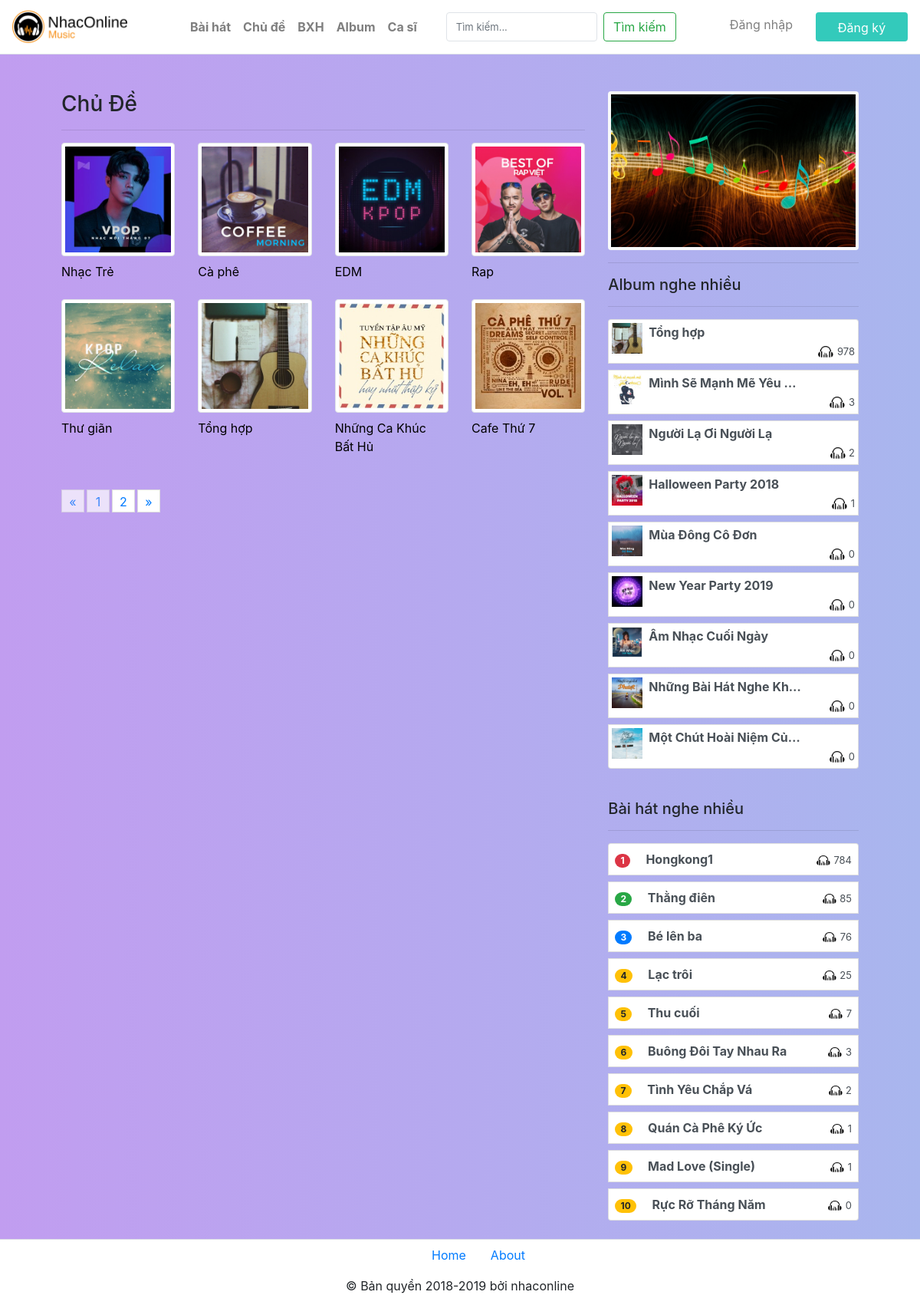
The page /Sources/chude.php on the database its author committed.
### tables this page shows
CREATE TABLE `chude` (
  `id` int(100) NOT NULL,
  `tenchude` varchar(100) NOT NULL,
  `image` varchar(100) NOT NULL
);

CREATE TABLE `album` (
  `id` int(100) NOT NULL,
  `tenalbum` varchar(100) NOT NULL,
  `image` varchar(100) NOT NULL
);

### Sources/chude.php (the view, shortened to what this page needs)
<!DOCTYPE html>
<html lang="en">
<head>
    <link rel="stylesheet" href="./css/header.css">
    <link rel="stylesheet" href="./css/hover.css">
    <link rel="stylesheet" href="./css/bootstrap.min.css">
    <link rel="stylesheet" href="./css/fixbody.css">
	<link rel="stylesheet" href="./css/jquery.paginate.css">
</head>
<body>
<div class="container-fullwidth">
        <?php
        include('./php/header.php');
        ?>
        <main class="col-md-11 m-auto">
        <div class="left col-md-8 float-left">
        <div class="text-md-left mt-5">
            <h3>Chủ Đề</h3>
        </div><hr>
        <div class="row" id="listbaihat">
            <?php
                require('./php/connect.php');
                $sql = "SELECT * FROM chude";
                $result = mysqli_query($con,$sql);
                while($row = mysqli_fetch_assoc($result)){
                $tenchude = $row['tenchude'];
                $image=$row['image'];
                echo '<div class="col-lg-3 col-md-4 img-hover">
                    <a href="p_baihat.php?id='.$row['id'] .'" class="d-block mb-4 h-100" style="text-decoration: none;">
                    <div><img class="img-fluid img-thumbnail " src='.$image.' alt=""></div>
                    <div class="mt-2" style="color: black;">'.$tenchude.'</div>
                    </a>
                </div>';
                }
        ?>
    </div>
	</div>
	<div class="right col-md-4 float-right">
		<?php include('./php/menuright.php');?>
	</div>
	</main>
	<?php
	include('./php/footer.php');
    ?>
    </div>
</body>
</html>

### Sources/php/menuright.php (shortened to what this page needs)
<div class="w-100 mt-5 p-1 bg-light rounded"><img class="w-100" src="./image/score.jpg" alt="Ảnh"></div>
    <hr>
    <div class="text-md-left mt-3">
            <h5>Album nghe nhiều</h5>
        </div><hr>
    <div class="list-group">
        <ul id="listbaihat" class="p-0" style="list-style:none;">
            <?php require('./php/connect.php');
            $sql = "SELECT a.id,a.tenalbum,a.image, SUM(vb.luotnghe) AS tongluotnghe FROM album a INNER JOIN v_baihat vb ON a.id = vb.idalbum GROUP BY a.id ORDER BY (tongluotnghe) DESC" ;
            $result = mysqli_query($con,$sql);
            while($row = mysqli_fetch_assoc($result)){
                $tenalbum = $row['tenalbum'];
                $anh = $row['image'];
                $luotnghe = $row['tongluotnghe'];
                echo '<a href="./p_album.php?id='.$row['id'].'" class="list-group-item list-group-item-action flex-column align-items-start mb-2 p-1">
                    <span>
                        <img class="float-md-left mr-2" src="./'.$anh.'" width="40px">
                    </span>
                    <div class="item_title">'.$tenalbum.'</div>
                    <div class="box_items text-right">
                        <span class="item_span">
                            <img src="./image/views.png" width="20px">
                            <span style="font-size:13px;">'.$luotnghe.'</span>
                        </span>
                    </div>
                </a>';
            }
            ?>
        </ul>
    </div>
<div class="text-md-left mt-3">
    <h5>Bài hát nghe nhiều</h5>
</div><hr>
<div class="list-group">
    <?php
        require('./php/connect.php');
        $sql = "SELECT * FROM v_baihat ORDER BY luotnghe DESC";
        $result = mysqli_query($con,$sql);
        $i=1;
        while(($row = mysqli_fetch_assoc($result)) && ($i<=10)){
            $tenbaihat = $row['tenbaihat'];
            $luotnghe = $row['luotnghe'];
            $cl='';
        switch ($i) {
            case 1:
                $cl='danger';
                break;
            case 2:
                $cl='success';
                break;
            case 3:
                $cl='primary';
                break;
            default:
                $cl='warning';
                break;
        }
        echo '<a href="./playnhac.php?id='.$row['id'].'" class="list-group-item list-group-item-action flex-column align-items-start mb-2 p-2">
            <div class="">
                <span class="badge badge-pill badge-'.$cl.'">'.$i.'</span>
                <span class="ml-3 rg">'.$tenbaihat.'</span>
                <span class="item_span float-right">
                    <img src="./image/views.png" width="18px">
                    <span style="font-size:13px;">'.$luotnghe.'</span>
                </span>
            </div>
            </a>';
        $i++;
        }
    ?>
</div>

### Sources/css/hover.css (style rules this page uses)
.img-hover img { -webkit-transition: all .3s ease; -moz-transition: all .3s ease; -o-transition: all .3s ease; -ms-transition: all .3s ease; transition: all .3s ease; position:relative; }

### Sources/css/fixbody.css (style rules this page uses)
body { background: linear-gradient(to left, #a9b6ee, #c19df0); }

### Sources/php/menuright.php (style rules this page uses)
.item_title { width: 200px; overflow: hidden; white-space: nowrap; text-overflow: ellipsis; font-weight:bold; }
.rg { width: 200px; overflow: hidden; white-space: nowrap; text-overflow: ellipsis; font-weight:bold; }

### rows shown on the page
chude: image (picture), tenchude "Nhạc Trẻ"
chude: image (picture), tenchude "Cà phê"
chude: image (picture), tenchude "EDM"
chude: image (picture), tenchude "Rap"
chude: image (picture), tenchude "Thư giãn"
chude: image (picture), tenchude "Tổng hợp"
chude: image (picture), tenchude "Những Ca Khúc Bất Hủ"
chude: image (picture), tenchude "Cafe Thứ 7"
album: image (picture), tenalbum "Tổng hợp", luotnghe "978"
album: image (picture), tenalbum "Mình Sẽ Mạnh Mẽ Yêu…", luotnghe "3"
album: image (picture), tenalbum "Người Lạ Ơi Người Lạ", luotnghe "2"
album: image (picture), tenalbum "Halloween Party 2018", luotnghe "1"
album: image (picture), tenalbum "Mùa Đông Cô Đơn", luotnghe "0"
album: image (picture), tenalbum "New Year Party 2019", luotnghe "0"
album: image (picture), tenalbum "Âm Nhạc Cuối Ngày", luotnghe "0"
album: image (picture), tenalbum "Những Bài Hát Nghe Kh…", luotnghe "0"
album: image (picture), tenalbum "Một Chút Hoài Niệm Củ…", luotnghe "0"

### other values the page prints
$tenbaihat "Hongkong1"
$luotnghe "784"
$tenbaihat "Thằng điên"
$luotnghe "85"
$tenbaihat "Bé lên ba"
$luotnghe "76"
$tenbaihat "Lạc trôi"
$luotnghe "25"
$tenbaihat "Thu cuối"
$luotnghe "7"
$tenbaihat "Buông Đôi Tay Nhau Ra"
$luotnghe "3"
$tenbaihat "Tình Yêu Chắp Vá"
$luotnghe "2"
$tenbaihat "Quán Cà Phê Ký Ức"
